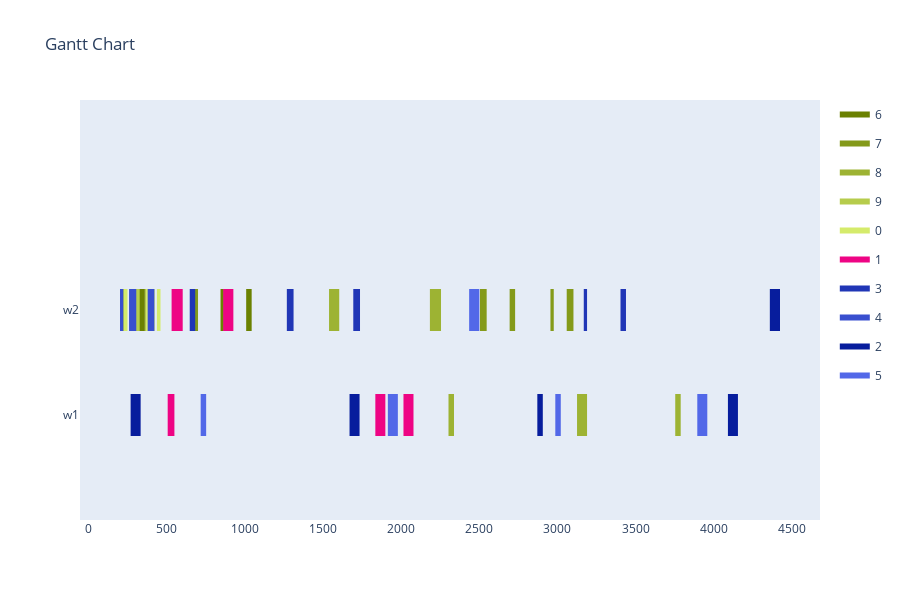

Write notebook code for a chart like this one.
### Markdown cell above
Config 3 - Only valid mutations for time slots

### Code cell
optimizer = BaseGA(env)
optimizer.configure('tardiness', 'twopointcrossover', 'roulettewheel', 'onlyfeasibletimeslot')
last_time_slot = 0
for order in orders:
    if order[1] > last_time_slot:
        last_time_slot = order[1]
# all parameters after offspring_amount are optional (in this case -> verbose=True)
result, best_fitness_history, average_fitness_history, best_generation_history, feasible_gen = optimizer.optimize(orders, max_generations, earliest_time_slot, last_time_slot, population_size, offspring_amount, verbose=True)
workstation_assignments = reformat_result(result, orders, env)
visualize(workstation_assignments, best_fitness_history, average_fitness_history, best_generation_history, feasible_gen)

### Figure 1 — Plotly figure (JSON) as saved in the notebook; plotly's stock layout.template omitted (floating-point values rounded to 4 significant figures)
{"data": [{"fill": "toself", "fillcolor": "rgb(107, 129, 1)", "hoverinfo": "name", "legendgroup": "rgb(107, 129, 1)", "mode": "none", "name": "6", "type": "scatter", "x": [846, 867, 867, 846, 846, 361, 396, 396, 361, 361, 337, 360, 360, 337, 337, 296, 339, 339, 296, 296, 1010, 1045, 1045, 1010], "y": [0.8, 0.8, 1.2, 1.2, null, 0.8, 0.8, 1.2, 1.2, null, 0.8, 0.8, 1.2, 1.2, null, 0.8, 0.8, 1.2, 1.2, null, 0.8, 0.8, 1.2, 1.2]}, {"fill": "toself", "fillcolor": "rgb(132, 154, 26)", "hoverinfo": "name", "legendgroup": "rgb(132, 154, 26)", "mode": "none", "name": "7", "type": "scatter", "x": [3060, 3103, 3103, 3060, 3060, 2956, 2977, 2977, 2956, 2956, 2505, 2548, 2548, 2505, 2505, 667, 702, 702, 667, 667, 2695, 2730, 2730, 2695], "y": [0.8, 0.8, 1.2, 1.2, null, 0.8, 0.8, 1.2, 1.2, null, 0.8, 0.8, 1.2, 1.2, null, 0.8, 0.8, 1.2, 1.2, null, 0.8, 0.8, 1.2, 1.2]}, {"fill": "toself", "fillcolor": "rgb(157, 179, 51)", "hoverinfo": "name", "legendgroup": "rgb(157, 179, 51)", "mode": "none", "name": "8", "type": "scatter", "x": [2185, 2256, 2256, 2185, 2185, 1540, 1605, 1605, 1540, 1540, 2304, 2339, 2339, 2304, 2304, 3126, 3190, 3190, 3126, 3126, 3754, 3789, 3789, 3754], "y": [0.8, 0.8, 1.2, 1.2, null, 0.8, 0.8, 1.2, 1.2, null, -0.2, -0.2, 0.2, 0.2, null, -0.2, -0.2, 0.2, 0.2, null, -0.2, -0.2, 0.2, 0.2]}, {"fill": "toself", "fillcolor": "rgb(182, 204, 76)", "hoverinfo": "name", "legendgroup": "rgb(182, 204, 76)", "mode": "none", "name": "9", "type": "scatter", "x": [291, 326, 326, 291, 291, 205, 240, 240, 205, 205, 294, 317, 317, 294, 294, 296, 317, 317, 296, 296, 294, 329, 329, 294], "y": [0.8, 0.8, 1.2, 1.2, null, 0.8, 0.8, 1.2, 1.2, null, 0.8, 0.8, 1.2, 1.2, null, 0.8, 0.8, 1.2, 1.2, null, 0.8, 0.8, 1.2, 1.2]}, {"fill": "toself", "fillcolor": "rgb(213, 235, 107)", "hoverinfo": "name", "legendgroup": "rgb(213, 235, 107)", "mode": "none", "name": "0", "type": "scatter", "x": [404, 425, 425, 404, 404, 439, 462, 462, 439, 439, 398, 421, 421, 398, 398, 228, 251, 251, 228, 228, 365, 400, 400, 365], "y": [0.8, 0.8, 1.2, 1.2, null, 0.8, 0.8, 1.2, 1.2, null, 0.8, 0.8, 1.2, 1.2, null, 0.8, 0.8, 1.2, 1.2, null, 0.8, 0.8, 1.2, 1.2]}, {"fill": "toself", "fillcolor": "rgb(238, 4, 132)", "hoverinfo": "name", "legendgroup": "rgb(238, 4, 132)", "mode": "none", "name": "1", "type": "scatter", "x": [533, 604, 604, 533, 533, 863, 928, 928, 863, 863, 1836, 1900, 1900, 1836, 1836, 2016, 2080, 2080, 2016, 2016, 508, 551, 551, 508], "y": [0.8, 0.8, 1.2, 1.2, null, 0.8, 0.8, 1.2, 1.2, null, -0.2, -0.2, 0.2, 0.2, null, -0.2, -0.2, 0.2, 0.2, null, -0.2, -0.2, 0.2, 0.2]}, {"fill": "toself", "fillcolor": "rgb(32, 54, 182)", "hoverinfo": "name", "legendgroup": "rgb(32, 54, 182)", "mode": "none", "name": "3", "type": "scatter", "x": [1695, 1738, 1738, 1695, 1695, 649, 684, 684, 649, 649, 3404, 3439, 3439, 3404, 3404, 1270, 1313, 1313, 1270, 1270, 3169, 3190, 3190, 3169], "y": [0.8, 0.8, 1.2, 1.2, null, 0.8, 0.8, 1.2, 1.2, null, 0.8, 0.8, 1.2, 1.2, null, 0.8, 0.8, 1.2, 1.2, null, 0.8, 0.8, 1.2, 1.2]}, {"fill": "toself", "fillcolor": "rgb(57, 79, 207)", "hoverinfo": "name", "legendgroup": "rgb(57, 79, 207)", "mode": "none", "name": "4", "type": "scatter", "x": [380, 423, 423, 380, 380, 394, 417, 417, 394, 394, 261, 296, 296, 261, 261, 203, 224, 224, 203, 203, 264, 307, 307, 264], "y": [0.8, 0.8, 1.2, 1.2, null, 0.8, 0.8, 1.2, 1.2, null, 0.8, 0.8, 1.2, 1.2, null, 0.8, 0.8, 1.2, 1.2, null, 0.8, 0.8, 1.2, 1.2]}, {"fill": "toself", "fillcolor": "rgb(7, 29, 157)", "hoverinfo": "name", "legendgroup": "rgb(7, 29, 157)", "mode": "none", "name": "2", "type": "scatter", "x": [4359, 4424, 4424, 4359, 4359, 1671, 1735, 1735, 1671, 1671, 4091, 4155, 4155, 4091, 4091, 271, 335, 335, 271, 271, 2872, 2907, 2907, 2872], "y": [0.8, 0.8, 1.2, 1.2, null, -0.2, -0.2, 0.2, 0.2, null, -0.2, -0.2, 0.2, 0.2, null, -0.2, -0.2, 0.2, 0.2, null, -0.2, -0.2, 0.2, 0.2]}, {"fill": "toself", "fillcolor": "rgb(82, 104, 232)", "hoverinfo": "name", "legendgroup": "rgb(82, 104, 232)", "mode": "none", "name": "5", "type": "scatter", "x": [2436, 2501, 2501, 2436, 2436, 719, 754, 754, 719, 719, 2987, 3022, 3022, 2987, 2987, 3895, 3959, 3959, 3895, 3895, 1916, 1980, 1980, 1916], "y": [0.8, 0.8, 1.2, 1.2, null, -0.2, -0.2, 0.2, 0.2, null, -0.2, -0.2, 0.2, 0.2, null, -0.2, -0.2, 0.2, 0.2, null, -0.2, -0.2, 0.2, 0.2]}, {"legendgroup": "rgb(107, 129, 1)", "marker": {"color": "rgb(107, 129, 1)", "opacity": 0, "size": 1}, "mode": "markers", "name": "", "showlegend": false, "text": [null, null, null, null, null, null, null, null, null, null], "type": "scatter", "x": [846, 867, 361, 396, 337, 360, 296, 339, 1010, 1045], "y": [1, 1, 1, 1, 1, 1, 1, 1, 1, 1]}, {"legendgroup": "rgb(132, 154, 26)", "marker": {"color": "rgb(132, 154, 26)", "opacity": 0, "size": 1}, "mode": "markers", "name": "", "showlegend": false, "text": [null, null, null, null, null, null, null, null, null, null], "type": "scatter", "x": [3060, 3103, 2956, 2977, 2505, 2548, 667, 702, 2695, 2730], "y": [1, 1, 1, 1, 1, 1, 1, 1, 1, 1]}, {"legendgroup": "rgb(157, 179, 51)", "marker": {"color": "rgb(157, 179, 51)", "opacity": 0, "size": 1}, "mode": "markers", "name": "", "showlegend": false, "text": [null, null, null, null, null, null, null, null, null, null], "type": "scatter", "x": [2185, 2256, 1540, 1605, 2304, 2339, 3126, 3190, 3754, 3789], "y": [1, 1, 1, 1, 0, 0, 0, 0, 0, 0]}, {"legendgroup": "rgb(182, 204, 76)", "marker": {"color": "rgb(182, 204, 76)", "opacity": 0, "size": 1}, "mode": "markers", "name": "", "showlegend": false, "text": [null, null, null, null, null, null, null, null, null, null], "type": "scatter", "x": [291, 326, 205, 240, 294, 317, 296, 317, 294, 329], "y": [1, 1, 1, 1, 1, 1, 1, 1, 1, 1]}, {"legendgroup": "rgb(213, 235, 107)", "marker": {"color": "rgb(213, 235, 107)", "opacity": 0, "size": 1}, "mode": "markers", "name": "", "showlegend": false, "text": [null, null, null, null, null, null, null, null, null, null], "type": "scatter", "x": [404, 425, 439, 462, 398, 421, 228, 251, 365, 400], "y": [1, 1, 1, 1, 1, 1, 1, 1, 1, 1]}, {"legendgroup": "rgb(238, 4, 132)", "marker": {"color": "rgb(238, 4, 132)", "opacity": 0, "size": 1}, "mode": "markers", "name": "", "showlegend": false, "text": [null, null, null, null, null, null, null, null, null, null], "type": "scatter", "x": [533, 604, 863, 928, 1836, 1900, 2016, 2080, 508, 551], "y": [1, 1, 1, 1, 0, 0, 0, 0, 0, 0]}, {"legendgroup": "rgb(32, 54, 182)", "marker": {"color": "rgb(32, 54, 182)", "opacity": 0, "size": 1}, "mode": "markers", "name": "", "showlegend": false, "text": [null, null, null, null, null, null, null, null, null, null], "type": "scatter", "x": [1695, 1738, 649, 684, 3404, 3439, 1270, 1313, 3169, 3190], "y": [1, 1, 1, 1, 1, 1, 1, 1, 1, 1]}, {"legendgroup": "rgb(57, 79, 207)", "marker": {"color": "rgb(57, 79, 207)", "opacity": 0, "size": 1}, "mode": "markers", "name": "", "showlegend": false, "text": [null, null, null, null, null, null, null, null, null, null], "type": "scatter", "x": [380, 423, 394, 417, 261, 296, 203, 224, 264, 307], "y": [1, 1, 1, 1, 1, 1, 1, 1, 1, 1]}, {"legendgroup": "rgb(7, 29, 157)", "marker": {"color": "rgb(7, 29, 157)", "opacity": 0, "size": 1}, "mode": "markers", "name": "", "showlegend": false, "text": [null, null, null, null, null, null, null, null, null, null], "type": "scatter", "x": [4359, 4424, 1671, 1735, 4091, 4155, 271, 335, 2872, 2907], "y": [1, 1, 0, 0, 0, 0, 0, 0, 0, 0]}, {"legendgroup": "rgb(82, 104, 232)", "marker": {"color": "rgb(82, 104, 232)", "opacity": 0, "size": 1}, "mode": "markers", "name": "", "showlegend": false, "text": [null, null, null, null, null, null, null, null, null, null], "type": "scatter", "x": [2436, 2501, 719, 754, 2987, 3022, 3895, 3959, 1916, 1980], "y": [1, 1, 0, 0, 0, 0, 0, 0, 0, 0]}], "layout": {"height": 600, "hovermode": "closest", "showlegend": true, "title": {"text": "Gantt Chart"}, "xaxis": {"rangeselector": {"buttons": [{"count": 7, "label": "1w", "step": "day", "stepmode": "backward"}, {"count": 1, "label": "1m", "step": "month", "stepmode": "backward"}, {"count": 6, "label": "6m", "step": "month", "stepmode": "backward"}, {"count": 1, "label": "YTD", "step": "year", "stepmode": "todate"}, {"count": 1, "label": "1y", "step": "year", "stepmode": "backward"}, {"step": "all"}]}, "showgrid": false, "type": "linear", "zeroline": false}, "yaxis": {"autorange": false, "range": [-1, 3], "showgrid": false, "ticktext": ["w1", "w2"], "tickvals": [0, 1], "zeroline": false}}}
